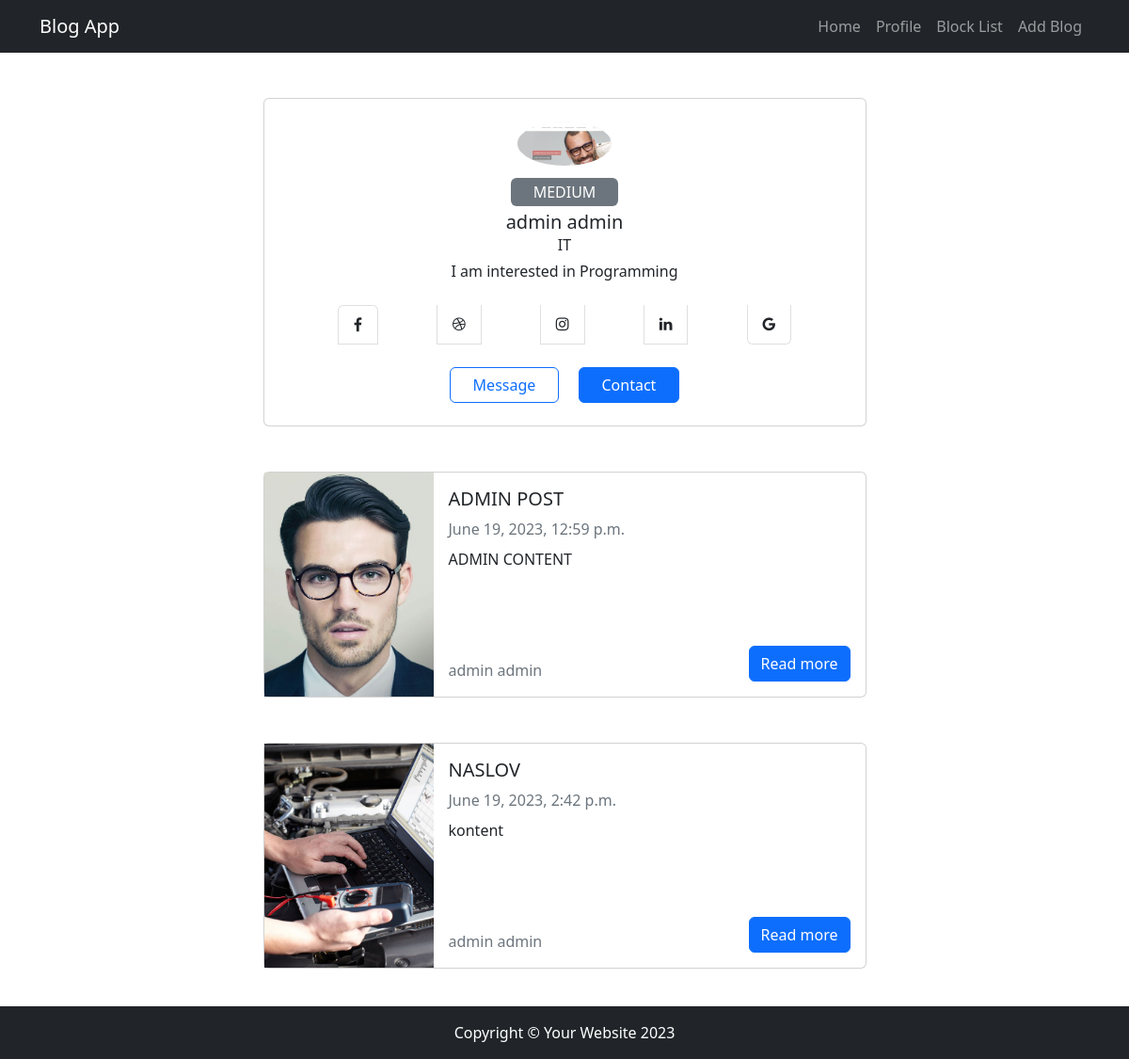
/profile/ (signed in), run on the app's committed database.
### blog_post/models.py (models this page shows, shortened)
class BlogUser(models.Model):
    user = models.OneToOneField(User,on_delete=models.CASCADE)
    first_name = models.CharField(max_length=255)
    last_name = models.CharField(max_length=255)
    image = models.ImageField(upload_to="files/", blank=True, null=True)
    interests = models.CharField(max_length=100, null=True, blank=True)
    skills = models.CharField(max_length=100, null=True, blank=True)
    profession = models.CharField(max_length=100, null=True, blank=True)
    def __str__(self):
        return f"{self.first_name} {self.last_name}"

class Post(models.Model):
    title = models.CharField(max_length=255)
    author = models.ForeignKey(BlogUser,on_delete=models.CASCADE)
    content = models.TextField()
    img = models.ImageField(upload_to="files/")
    created_on = models.DateTimeField(auto_now_add=True)
    last_modified = models.DateTimeField(auto_now=True)

### blog_post/views.py (the view)
# urls.py: path('profile/', profile,name="profile"),
def profile(request):
    current_user = BlogUser.objects.get(user=request.user)
    visible_posts = Post.objects.filter(author=current_user)
    context={"posts":visible_posts,"user":current_user}
    return render(request,"profile.html",context)

### blog_post/templates/profile.html
{% extends "base.html" %}
{% block content %}
<div class="container mt-5">
    <div class="row d-flex justify-content-center">
        <div class="col-md-7">
            <div class="card p-3 py-4">
                <div class="text-center">
                    <img src="{{MEDIA_URL}}{{user.image.url}}" width="100" class="rounded-circle">
                </div>
                <div class="text-center mt-3">
                    <span class="bg-secondary p-1 px-4 rounded text-white">{{user.skills}}</span>
                    <h5 class="mt-2 mb-0">{{user.first_name}} {{user.last_name}}</h5>
                    <span>{{user.profession}}</span>
                    <div class="px-4 mt-1">
                        <p class="fonts">{{user.interests}}</p>
                    </div>
                     <ul class="d-flex flex-row justify-content-evenly list-group my-4">
                        <li class="list-group-item"><i class="fa fa-facebook"></i></li>
                        <li class="list-group-item"><i class="fa fa-dribbble"></i></li>
                        <li class="list-group-item"><i class="fa fa-instagram"></i></li>
                        <li class="list-group-item"><i class="fa fa-linkedin"></i></li>
                        <li class="list-group-item"><i class="fa fa-google"></i></li>
                    </ul>
                    <div class="buttons">
                        <button class="btn btn-outline-primary px-4">Message</button>
                        <button class="btn btn-primary px-4 ms-3">Contact</button>
                    </div>
                </div>
            </div>
        </div>
    </div>
</div>
<div class="container my-5">
    {% for post in posts %}
        <div class="row d-flex justify-content-center">
            <div class="col-md-7">
              <div class="card mb-5 flex-row" style="height: 15rem">
                  <img src="{{MEDIA_URL}}{{post.img.url}}" class="card-img-left" style="width:15vw;object-fit:cover">
                  <div class="card-body d-flex flex-column wh-100">
                      <h5 class="card-title">{{post.title}}</h5>
                      <span class="text-muted">{{post.created_on}}</span>
                      <p class="card-text mt-2">{{post.content}}</p>
                      <div class="d-flex justify-content-between align-items-end mt-auto">
                          <span class="text-muted">{{post.author}}</span>
                          <div>
                            <button class="btn btn-primary" type="button">Read more</button>
                          </div>
                      </div>
                  </div>
              </div>
            </div>
        </div>
    {% endfor %}
</div>
{% endblock %}

### blog_post/templates/base.html (shortened to what this page needs)
<!DOCTYPE html>
<html lang="en">
<head>
    <link href="https://cdn.jsdelivr.net/npm/bootstrap@5.2.0-beta1/dist/css/bootstrap.min.css" rel="stylesheet">
    <link rel="stylesheet" href="https://cdnjs.cloudflare.com/ajax/libs/font-awesome/4.7.0/css/font-awesome.min.css">
</head>
<body>
<nav class="navbar navbar-expand-lg navbar-dark bg-dark">
            <div class="container">
                <a class="navbar-brand" href="#!">Blog App</a>
                <div class="collapse navbar-collapse" id="navbarSupportedContent">
                    <ul class="navbar-nav ms-auto mb-2 mb-lg-0">
                        <li class="nav-item"><a class="nav-link" aria-current="page" href="{% url 'posts' %}">Home</a></li>
                        <li class="nav-item"><a class="nav-link" href="{% url 'profile' %}">Profile</a></li>
                        <li class="nav-item"><a class="nav-link" href="{% url 'blockedUsers' %}">Block List</a></li>
                        <li class="nav-item"><a class="nav-link" href="{% url 'add_post' %}">Add Blog</a></li>
                    </ul>
                </div>
            </div>
</nav>
{% block content %}{% endblock %}
<div class="fixed-bottom bg-dark">
    <footer class="py-3">
      <div class="container"><p class="m-0 text-center text-white">Copyright &copy; Your Website 2023</p></div>
    </footer>
</div>
</body>
</html>

### data on the page
BlogUser: image (picture), skills "MEDIUM", first_name "admin", last_name "admin", profession "IT", interests "I am interested in Programming"
Post: img (picture), title "ADMIN POST", created_on "June 19, 2023, 12:59 p.m.", content "ADMIN CONTENT", author "admin admin"
Post: img (picture), title "NASLOV", created_on "June 19, 2023, 2:42 p.m.", content "kontent", author "admin admin"
